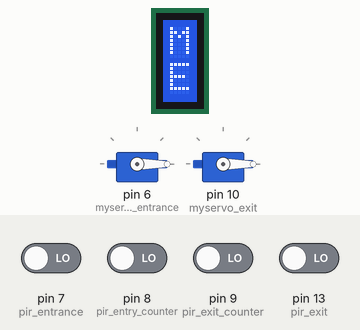
Simulated run of this sketch. Board: Arduino Uno, built with avr-gcc and run on an emulated ATmega328P. Shown: 1×2 character LCD, 2 × servo. The test bench sets the inputs (shaded band); at power-on: pin 7 (pir_entrance), pin 8 (pir_entry_counter), pin 9 (pir_exit_counter), pin 13 (pir_exit) LOW.

Above: at 1.2 s.
1.3 s: pin 7 (pir_entrance) driven HIGH
At 2.7 s:
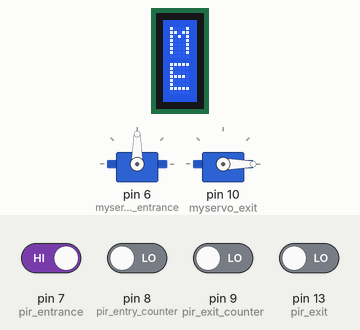
3.2 s: pin 13 (pir_exit) driven HIGH
At 4.3 s:
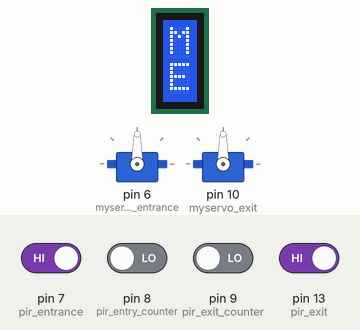
5.1 s: pin 13 (pir_exit) driven LOW
At 7.5 s:
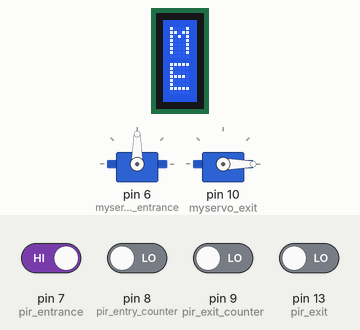
7.8 s: pin 7 (pir_entrance) driven LOW
At 9.3 s:
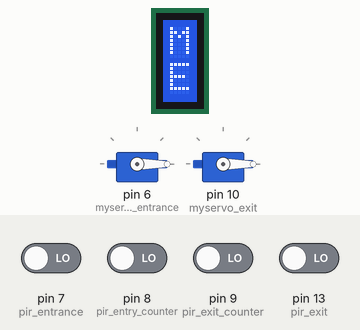
Timing chart, 0 to 10.8 s (numbered marks = the images above; inputs shaded):
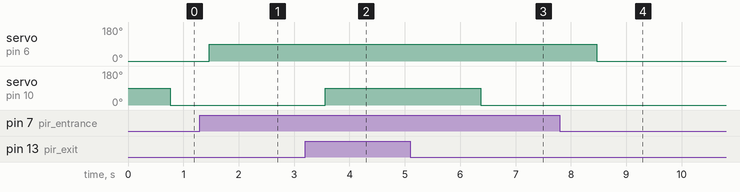

The sketch:

main.ino
```cpp
#include <LiquidCrystal.h>
#include <Servo.h>


Servo myservo_entrance;
Servo myservo_exit;
int pir_entrance=7;
int pir_entry_counter = 8;
int pir_exit = 13;
int pir_exit_counter = 9;
int maximum_visitors;
int count;

LiquidCrystal lcd(12, 11, 5, 4, 3, 2);


void setup() {
  count = 0; //initialize the count to 0
  maximum_visitors = 10;
  pinMode(pir_entrance,INPUT);
  pinMode(pir_entry_counter,INPUT);
  pinMode(pir_exit,INPUT);
  pinMode(pir_exit_counter,INPUT);

  lcd.begin(1, 2);
  lcd.print("Max Visitor:" + String(maximum_visitors));
  lcd.setCursor(0, 2);
  lcd.print("Entries:" + String(count));
  myservo_entrance.attach(6);
  myservo_exit.attach(10);
  Serial.begin(9600);
}

//Entrance Code
void entrance(){
  int state_entrance = digitalRead(pir_entrance);
  if(state_entrance == HIGH && count!=maximum_visitors){

    myservo_entrance.write(90);
  }
  else{
    myservo_entrance.write(0);
  }


  delay(100);
}

void entry_counter(){
  int state_entry_counter = digitalRead(pir_entry_counter);
  if(state_entry_counter == HIGH){
   count = count+1;
   lcd.setCursor(0, 2);
   lcd.print("Entries:" + String(count));

  }


  delay(600);

}

//Exit Code
void exit(){
  int state_exit = digitalRead(pir_exit);
  if(state_exit == HIGH){

    myservo_exit.write(90);
  }
  else{
    myservo_exit.write(0);
  }

  delay(100);
}

void exit_counter(){
  int state_exit_counter = digitalRead(pir_exit_counter);
  if(state_exit_counter == HIGH && count>0){
   count = count-1;
   lcd.setCursor(0, 2);
   lcd.print("Entries:" + String(count));

  }


  delay(600);

}

void loop() {
  entrance();
  entry_counter();
  exit();
  exit_counter();


}
```

Measured:
- after the input at 1.3 s, servo on pin 6 (myservo_entrance): 0° → 90° after 0.17 s
- after the input at 3.2 s, servo on pin 10 (myservo_exit): 0° → 90° after 0.37 s
- after the input at 5.1 s, servo on pin 10 (myservo_exit): 90° → 0° after 1.3 s
- after the input at 7.8 s, servo on pin 6 (myservo_entrance): 90° → 0° after 0.67 s
